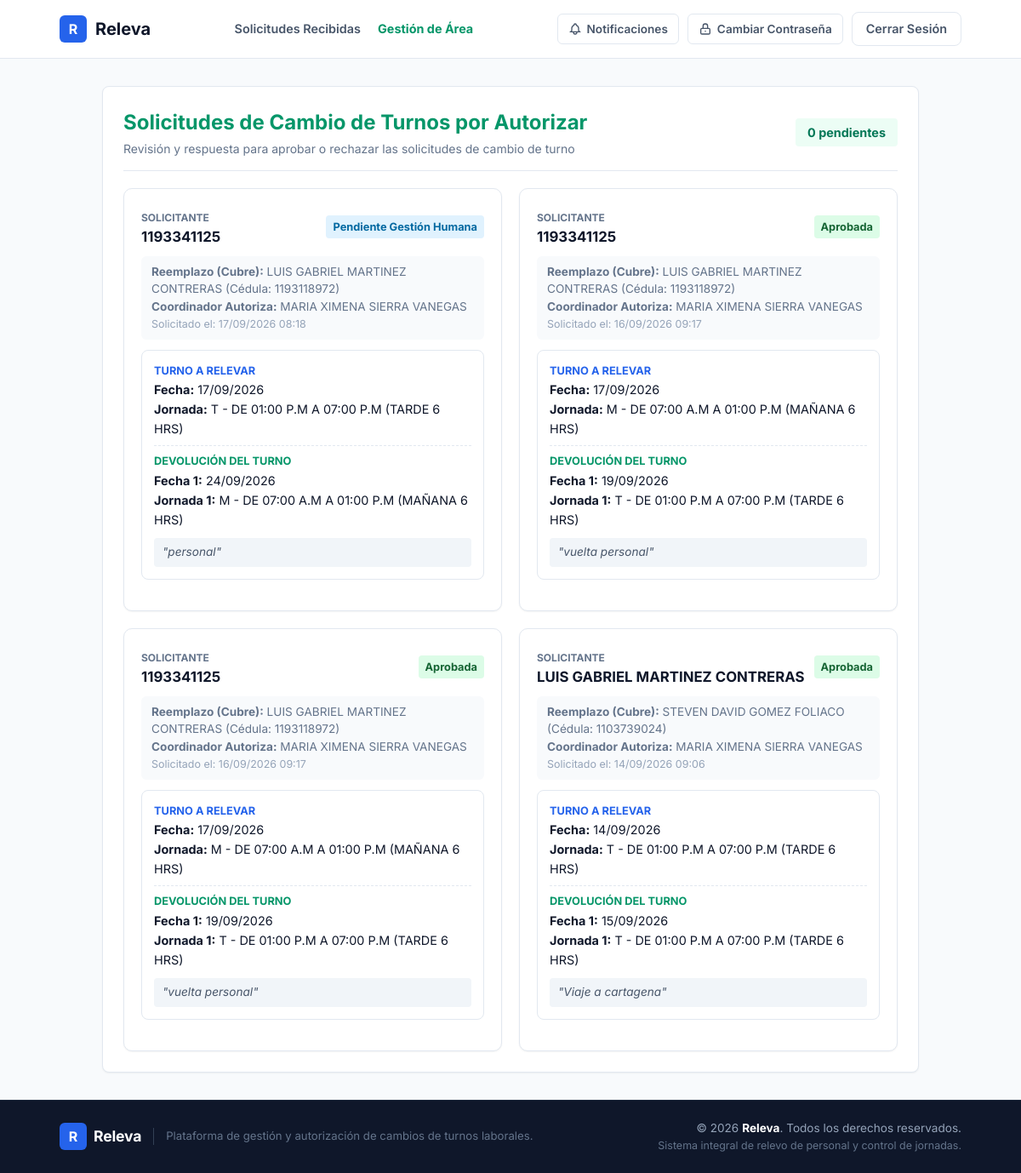
/solicitudes/recibidas/ (signed in), run on the app's committed database.
### core/models.py (models this page shows, shortened)
class SolicitudCambio(models.Model):
    ESTADO_CHOICES = [
        ('PENDIENTE_REEMPLAZO', 'Pendiente por Compañero'),
        ('PENDIENTE_COORDINADOR', 'Pendiente por Coordinador'),
        ('PENDIENTE_GH', 'Pendiente por Gestión Humana'),
        ('ACEPTADA', 'Aprobada'),
        ('RECHAZADA', 'Rechazada'),
        ('CANCELADA', 'Cancelada'),
    ]
    JORNADA_CHOICES = [
        ('N', 'N - DE 06:00 P.M A 06:00 A.M (NOCHE 12H)'),
        ('C', 'C - DE 06:00 A.M A 06:00 P.M (CORRIDO 11 HRS)'),
        ('C1', 'C1 - DE 08:00 A.M A 06:00 P.M (CORRIDO 10 HRS)'),
        ('C2', 'C2 - DE 07:00 A.M A 01:00 P.M Y DE 02:00 P.M A 07:00 P.M (CORRIDO 11 HRS)'),
        ('H', 'H - DE 08:00 A.M A 12:00 M Y DE 01:00 P.M A 05:00 P.M (ADMINISTRATIVO)'),
        ('N1', 'N1 - DE 06:00 P.M A 12:00 P.M Y DE 01:00 A.M A 06:00 A.M (NOCHE 11H)'),
        ('M4', 'M4 - DE 08:00 A.M A 12:00 P.M (4 HORAS MAÑANA)'),
        ('M', 'M - DE 07:00 A.M A 01:00 P.M (MAÑANA 6 HRS)'),
        ('T', 'T - DE 01:00 P.M A 07:00 P.M (TARDE 6 HRS)'),
        ('T9', 'T9 - DE 01:00 P.M A 09:00 P.M (TARDE 8 HRS)'),
        ('LM', 'LM - LICENCIA MATERNIDAD'),
        ('D', 'D - DESCANSO'),
        ('L', 'L - LIBRE'),
        ('LC', 'LC - LIBRE CUMPLEAÑOS'),
        ('ME', 'ME - MAÑANA EDUCATIVA'),
        ('TE', 'TE - TARDE EDUCATIVA'),
        ('V', 'V - VACACIONES'),
    ]
    JORNADA_HORAS = {
        'N': 12,
        'C': 11,
        'C1': 10,
        'C2': 11,
        'H': 8,
        'N1': 11,
        'M4': 4,
        'M': 6,
        'T': 6,
        'T9': 8,
        'LM': 0,
        'D': 0,
        'L': 0,
        'LC': 8,
        'ME': 6,
        'TE': 6,
        'V': 0,
    }
    JORNADA_DICT = dict(JORNADA_CHOICES)
    solicitante = models.ForeignKey(User, on_delete=models.CASCADE, related_name='solicitudes_enviadas', verbose_name="Nombre del Solicitante")
    reemplazo = models.ForeignKey(User, on_delete=models.CASCADE, related_name='solicitudes_recibidas', verbose_name="Nombre del Reemplazo 1")
    reemplazo_2 = models.ForeignKey(User, on_delete=models.SET_NULL, related_name='solicitudes_recibidas_2', blank=True, null=True, verbose_name="Nombre del Reemplazo 2 (Devolución 2)")
    coordinador = models.ForeignKey(User, on_delete=models.SET_NULL, related_name='solicitudes_coordinar', blank=True, null=True, verbose_name="Coordinador que Aprueba")
    fecha_turno = models.DateField(verbose_name="Fecha de Turno")
    jornada = models.CharField(max_length=50, choices=JORNADA_CHOICES, default='M', verbose_name="Jornada")
    fecha_devolucion = models.DateField(verbose_name="Fecha de Devolución 1")
    jornada_devolucion = models.CharField(max_length=50, choices=JORNADA_CHOICES, default='M', verbose_name="Jornada de Devolución 1")
    fecha_devolucion_2 = models.DateField(blank=True, null=True, verbose_name="Fecha de Devolución 2")
    jornada_devolucion_2 = models.CharField(max_length=50, choices=JORNADA_CHOICES, blank=True, null=True, verbose_name="Jornada de Devolución 2")
    motivo = models.TextField(blank=True, null=True, verbose_name="Motivo u Observaciones")
    estado = models.CharField(max_length=30, choices=ESTADO_CHOICES, default='PENDIENTE_REEMPLAZO', verbose_name="Estado")
    fecha_solicitud = models.DateTimeField(auto_now_add=True, verbose_name="Fecha de Solicitud")
    updated_at = models.DateTimeField(auto_now=True, verbose_name="Última Actualización")
    class Meta:
        ordering = ['-fecha_solicitud']
        verbose_name = "Solicitud de Cambio de Turno"
        verbose_name_plural = "Solicitudes de Cambio de Turnos"

### core/views.py (the view, shortened to what this page needs)
# urls.py: path('solicitudes/recibidas/', views.solicitudes_recibidas_view, name='solicitudes_recibidas'),
@login_required(login_url='core:login')
def solicitudes_recibidas_view(request):
    is_gh = (request.user.username == '1102830559' or request.user.is_superuser)
    if is_gh:
        solicitudes_recibidas = SolicitudCambio.objects.all().select_related(
            'solicitante', 'solicitante__profile', 'reemplazo', 'reemplazo__profile', 'reemplazo_2', 'reemplazo_2__profile', 'coordinador'
        ).distinct()
        recibidas_pendientes = solicitudes_recibidas.filter(estado__in=['PENDIENTE', 'PENDIENTE_REEMPLAZO', 'PENDIENTE_COORDINADOR', 'PENDIENTE_GH']).count()
    elif hasattr(request.user, 'profile') and request.user.profile.es_admin_area():
        solicitudes_recibidas = SolicitudCambio.objects.filter(
            Q(coordinador=request.user) | Q(reemplazo=request.user) | Q(reemplazo_2=request.user) | Q(solicitante__profile__area__administradores=request.user)
        ).select_related('solicitante', 'solicitante__profile', 'reemplazo', 'reemplazo__profile', 'reemplazo_2', 'reemplazo_2__profile', 'coordinador').distinct()
        recibidas_pendientes = solicitudes_recibidas.filter(
            Q(coordinador=request.user, estado='PENDIENTE_COORDINADOR') | Q(solicitante__profile__area__administradores=request.user, estado='PENDIENTE_COORDINADOR') | Q(reemplazo=request.user, estado__in=['PENDIENTE', 'PENDIENTE_REEMPLAZO']) | Q(reemplazo_2=request.user, estado__in=['PENDIENTE', 'PENDIENTE_REEMPLAZO'])
        ).distinct().count()
    context = {
        'solicitudes_recibidas': solicitudes_recibidas,
        'recibidas_pendientes': recibidas_pendientes,
        'is_gh': is_gh,
    }
    return render(request, 'solicitudes_recibidas.html', context)

### core/models.py (called while the page is built)
    def es_admin_area(self):
        if self.user.is_superuser or self.user.is_staff or self.user.username == '1102830559' or self.user.username.lower() in ['admin', 'administrador']:
            return True
        if self.cargo:
            cargo_lower = self.cargo.lower()
            keywords = ['coordinador', 'admin', 'director', 'jefe', 'gerente', 'lider', 'líder', 'gestion humana', 'gestión humana']
            if any(k in cargo_lower for k in keywords):
                return True
        return self.user.areas_administradas.exists()

### templates/solicitudes_recibidas.html (shortened to what this page needs)
{% extends 'base.html' %}
{% block content %}
<div class="container" style="max-width: 1000px;">
    <div class="card">
        <div style="display: flex; align-items: center; justify-content: space-between; margin-bottom: 20px; padding-bottom: 14px; border-bottom: 1px solid var(--border-color);">
            <div>
                {% if user.profile.es_admin_area %}
                    <h1 style="font-size: 1.5rem; font-weight: 700; margin: 0; color: #059669;">Solicitudes de Cambio de Turnos por Autorizar</h1>
                    <span style="font-size: 0.875rem; color: var(--text-muted);">Revisión y respuesta para aprobar o rechazar las solicitudes de cambio de turno</span>
                {% else %}
                    <h1 style="font-size: 1.5rem; font-weight: 700; margin: 0; color: var(--text-primary);">Solicitudes Recibidas</h1>
                    <span style="font-size: 0.875rem; color: var(--text-muted);">Peticiones de cambio de turno enviadas por tus compañeros</span>
                {% endif %}
            </div>
            <span class="badge" style="background: #ecfdf5; color: #047857; font-size: 0.9rem; padding: 6px 14px; font-weight: 700;">
                {{ recibidas_pendientes }} pendientes
            </span>
        </div>
        {% if solicitudes_recibidas %}
            <div style="display: grid; grid-template-columns: repeat(auto-fit, minmax(320px, 1fr)); gap: 20px;">
                {% for s in solicitudes_recibidas %}
                    <div style="background: #ffffff; border: 1px solid var(--border-color); border-radius: 10px; padding: 20px; box-shadow: var(--shadow-sm); display: flex; flex-direction: column; justify-content: space-between;">
                        <div>
                            <div style="display: flex; align-items: center; justify-content: space-between; margin-bottom: 10px;">
                                <div>
                                    <span style="font-size: 0.75rem; font-weight: 700; color: #64748b; text-transform: uppercase;">Solicitante</span>
                                    <strong style="font-size: 1.05rem; color: var(--text-primary); display: block;">
                                        {{ s.solicitante.first_name|default:s.solicitante.username }}
                                    </strong>
                                </div>
                                {% if s.estado == 'PENDIENTE' or s.estado == 'PENDIENTE_REEMPLAZO' %}
                                    <span class="badge" style="background: #fef3c7; color: #92400e; font-weight: 700;">Pendiente Compañero</span>
                                {% elif s.estado == 'PENDIENTE_COORDINADOR' %}
                                    <span class="badge" style="background: #fed7aa; color: #9a3412; font-weight: 700;">Pendiente Coordinador</span>
                                {% elif s.estado == 'PENDIENTE_GH' %}
                                    <span class="badge" style="background: #e0f2fe; color: #0369a1; font-weight: 700;">Pendiente Gestión Humana</span>
                                {% elif s.estado == 'ACEPTADA' %}
                                    <span class="badge" style="background: #dcfce7; color: #166534; font-weight: 700;">Aprobada</span>
                                {% elif s.estado == 'RECHAZADA' %}
                                    <span class="badge" style="background: #fee2e2; color: #991b1b; font-weight: 700;">Rechazada</span>
                                {% else %}
                                    <span class="badge" style="background: #f1f5f9; color: #475569;">Cancelada</span>
                                {% endif %}
                            </div>
                            <p style="font-size: 0.85rem; color: var(--text-muted); margin-bottom: 12px; background: #f8fafc; padding: 8px 12px; border-radius: 6px;">
                                <strong>Reemplazo (Cubre):</strong> {{ s.reemplazo.first_name|default:s.reemplazo.username }} (Cédula: {{ s.reemplazo.username }})<br>
                                {% if s.coordinador %}
                                    <strong>Coordinador Autoriza:</strong> {{ s.coordinador.first_name|default:s.coordinador.username }}<br>
                                {% endif %}
                                <span style="font-size: 0.78rem; color: #94a3b8;">Solicitado el: {{ s.fecha_solicitud|date:"d/m/Y H:i" }}</span>
                            </p>
                            <div style="font-size: 0.9rem; background: #ffffff; padding: 14px; border-radius: 8px; margin-bottom: 16px; border: 1px solid var(--border-color); line-height: 1.6;">
                                <div style="margin-bottom: 6px;">
                                    <span style="color: #2563eb; font-size: 0.8rem; text-transform: uppercase; font-weight: 700; display: block;">Turno a Relevar</span>
                                    <strong>Fecha:</strong> {{ s.fecha_turno|date:"d/m/Y" }} <br>
                                    <strong>Jornada:</strong> {{ s.get_jornada_display }}
                                </div>
                                <hr style="border: 0; border-top: 1px dashed var(--border-color); margin: 8px 0;" />
                                <div>
                                    <span style="color: #059669; font-size: 0.8rem; text-transform: uppercase; font-weight: 700; display: block;">Devolución del Turno</span>
                                    <strong>Fecha 1:</strong> {{ s.fecha_devolucion|date:"d/m/Y" }} <br>
                                    <strong>Jornada 1:</strong> {{ s.get_jornada_devolucion_display }}
                                </div>
                                {% if s.motivo %}
                                    <div style="margin-top: 10px; font-style: italic; color: #475569; font-size: 0.85rem; background: #f1f5f9; padding: 6px 10px; border-radius: 4px;">
                                        "{{ s.motivo }}"
                                    </div>
                                {% endif %}
                            </div>
                        </div>
                    </div>
                {% endfor %}
            </div>
        {% else %}
            <p style="font-size: 0.95rem; color: var(--text-muted); text-align: center; padding: 40px 0;">
                No hay solicitudes de cambio de turno registradas por el momento.
            </p>
        {% endif %}
    </div>
</div>
{% endblock %}

### static/css/styles.css (style rules this page uses)
:root { --bg-body: #f8fafc; --bg-surface: #ffffff; --border-color: #e2e8f0; --primary: #2563eb; --primary-hover: #1d4ed8; --text-primary: #0f172a; --text-secondary: #475569; --text-muted: #64748b; --font-main: 'Inter', -apple-system, BlinkMacSystemFont, "Segoe UI", Roboto, sans-serif; --radius: 8px; --shadow-sm: 0 1px 2px 0 rgba(0, 0, 0, 0.05); --shadow-md: 0 4px 6px -1px rgba(0, 0, 0, 0.1), 0 2px 4px -1px rgba(0, 0, 0, 0.06); }
*, *::before, *::after { box-sizing: border-box; margin: 0; padding: 0; }
body { background-color: var(--bg-body); color: var(--text-primary); font-family: var(--font-main); line-height: 1.5; min-height: 100vh; display: flex; flex-direction: column; }
.container { width: 100%; max-width: 1100px; margin: 0 auto; padding: 0 20px; }
.card { background: var(--bg-surface); border: 1px solid var(--border-color); border-radius: var(--radius); padding: 24px; box-shadow: var(--shadow-sm); }
.badge { display: inline-block; padding: 4px 8px; background: #e0f2fe; color: #0369a1; border-radius: 4px; font-size: 0.8rem; font-weight: 600; }

### data on the page
SolicitudCambio: solicitante.first_name "1193341125", estado "Pendiente Gestión Humana", reemplazo.first_name "LUIS GABRIEL MARTINEZ CONTRERAS", reemplazo.username "1193118972", coordinador.first_name "MARIA XIMENA SIERRA VANEGAS", fecha_solicitud "17/09/2026 08:18", fecha_turno "17/09/2026", jornada "T - DE 01:00 P.M A 07:00 P.M (TARDE 6 HRS)", fecha_devolucion "24/09/2026", jornada_devolucion "M - DE 07:00 A.M A 01:00 P.M (MAÑANA 6 HRS)", motivo "personal"
SolicitudCambio: solicitante.first_name "1193341125", estado "Aprobada", reemplazo.first_name "LUIS GABRIEL MARTINEZ CONTRERAS", reemplazo.username "1193118972", coordinador.first_name "MARIA XIMENA SIERRA VANEGAS", fecha_solicitud "16/09/2026 09:17", fecha_turno "17/09/2026", jornada "M - DE 07:00 A.M A 01:00 P.M (MAÑANA 6 HRS)", fecha_devolucion "19/09/2026", jornada_devolucion "T - DE 01:00 P.M A 07:00 P.M (TARDE 6 HRS)", motivo "vuelta personal"
SolicitudCambio: solicitante.first_name "1193341125", estado "Aprobada", reemplazo.first_name "LUIS GABRIEL MARTINEZ CONTRERAS", reemplazo.username "1193118972", coordinador.first_name "MARIA XIMENA SIERRA VANEGAS", fecha_solicitud "16/09/2026 09:17", fecha_turno "17/09/2026", jornada "M - DE 07:00 A.M A 01:00 P.M (MAÑANA 6 HRS)", fecha_devolucion "19/09/2026", jornada_devolucion "T - DE 01:00 P.M A 07:00 P.M (TARDE 6 HRS)", motivo "vuelta personal"
SolicitudCambio: solicitante.first_name "LUIS GABRIEL MARTINEZ CONTRERAS", estado "Aprobada", reemplazo.first_name "STEVEN DAVID GOMEZ FOLIACO", reemplazo.username "1103739024", coordinador.first_name "MARIA XIMENA SIERRA VANEGAS", fecha_solicitud "14/09/2026 09:06", fecha_turno "14/09/2026", jornada "T - DE 01:00 P.M A 07:00 P.M (TARDE 6 HRS)", fecha_devolucion "15/09/2026", jornada_devolucion "T - DE 01:00 P.M A 07:00 P.M (TARDE 6 HRS)", motivo "Viaje a cartagena"

### other printed values
{{ recibidas_pendientes }} "0"
